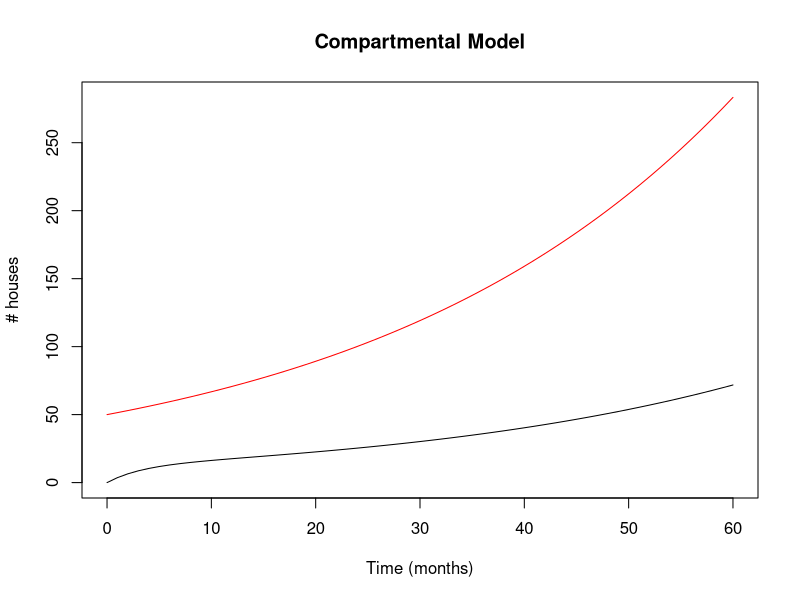
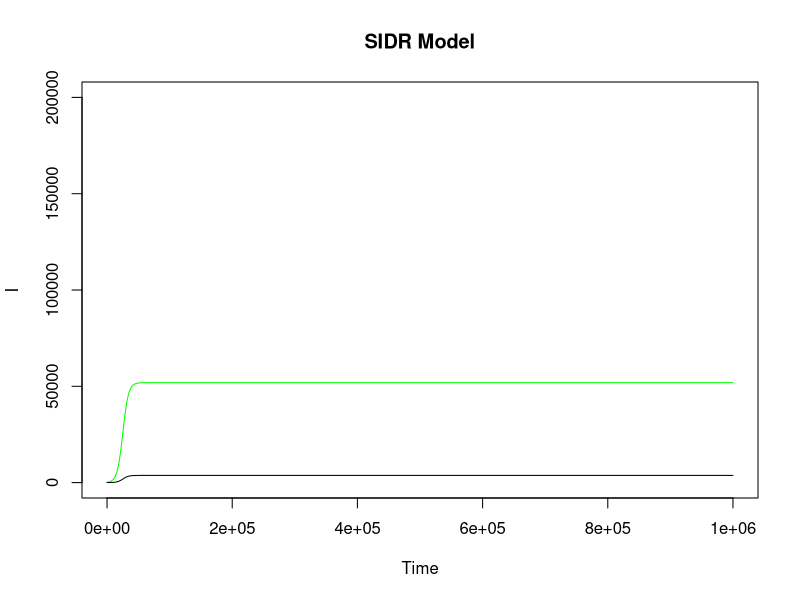

Here is the R script that generated these plots, in order:
library(deSolve)

sir <- function(time, state, parameters) 
	{
	with(
		 as.list(c(state, parameters)), 
			{
			dS <- -beta * S * I
			dI <- beta * S * I - gamma * I
			dR <- gamma * I
			return(list(c(dS, dI, dR)))
		    }
		 )
}


sis <- function(time, state, parameters) 
{
  with(
    as.list(c(state, parameters)), 
    {
      dS <- -beta * S * I + gamma * I
      dI <- beta * S * I - gamma * I
      return(list(c(dS, dI)))
    }
  )
}

sirs <- function(time, state, parameters) 
{
  with(
    as.list(c(state, parameters)), 
    {
      dS <- -beta * S * I + psi * R
      dI <- beta * S * I - gamma * I
      dR <- gamma * I - psi * R
      return(list(c(dS, dI, dR)))
    }
  )
}

init <- c(S = round(192529*(1-50/192529)), I =round(192529*50/192529), R = 0)
parameters <- c(beta = 5.835e-7, gamma = 1/12, psi=1/(100/30))
times <- seq(0, 60, by = 1)

out <- as.data.frame(ode(y = init, times = times, func = sirs, parms = parameters))
S<-out$S
I<-out$I
R<-out$R
RESULTS<-data.frame(out$S,out$I,out$R)

plot(times,I, ylim=c(0,max(I, R)),xlim=c(0,max(times)),  xlab = "Time (months)", ylab = "# houses", main = "Compartmental Model", typ="l",col="red")
lines(times,R,col="black")


# SIDR
sidr <- function(time, state, parameters) 
{
  with(
    as.list(c(state, parameters)), 
    {
      dS <- psi * R - beta * S * (I + D) 
      dI <- beta * S * (I + D) - mu * I
      dD <- mu * I - phi * D
      dR <- phi * D - psi * R
      return(list(c(dS, dI, dD, dR)))
    }
  )
}

init <- c(S = 192335, I = 193, D = 10, R = 100)
parameters <- c(beta = .0000000035, mu = 0.0005, phi = 0.00695, psi=0.00695)
times <- seq(0, 1000000, by = 1)

out <- as.data.frame(ode(y = init, times = times, func = sidr, parms = parameters))
S<-out$S
I<-out$I
D<-out$D
R<-out$R
RESULTS<-data.frame(out$S,out$I,out$R,out$D)

plot(times,I, ylim=c(0,200000),xlim=c(0,max(times)),  xlab = "Time", ylab = "I", main = "SIDR Model", typ="l",col="green")
lines(times, D)
D[length(D)]
